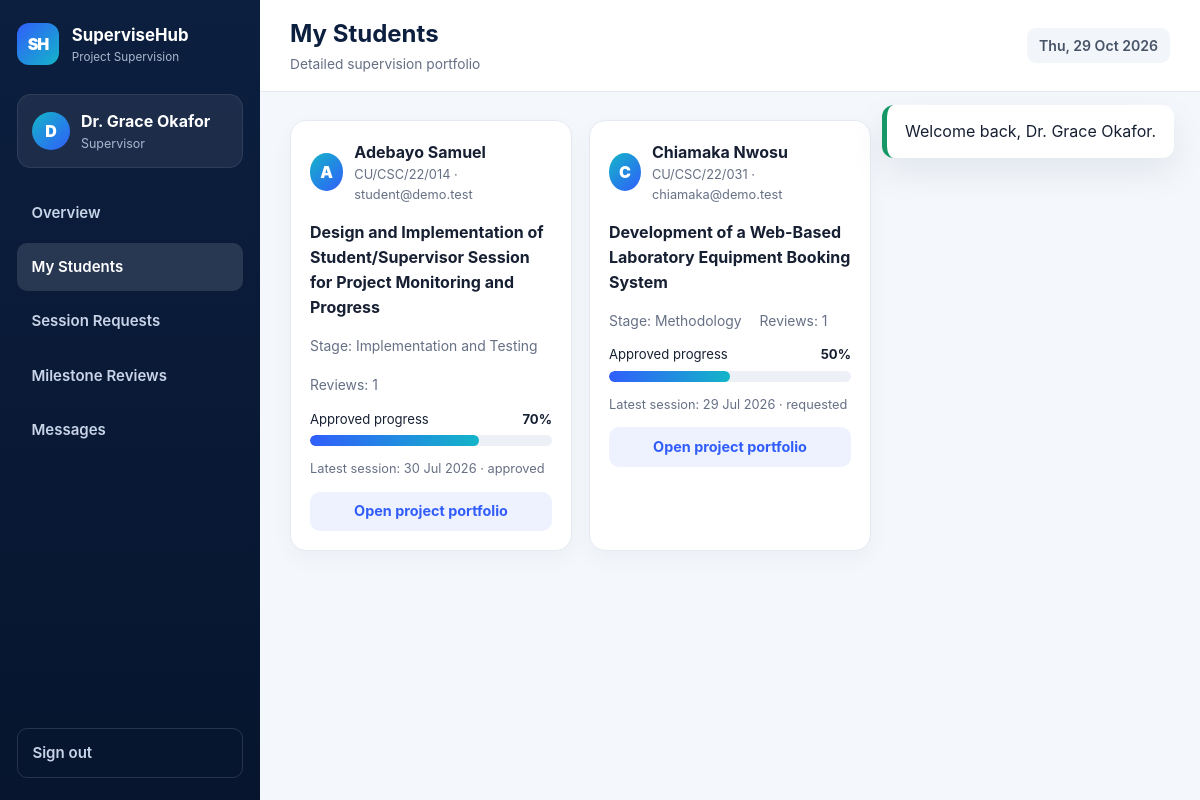
Page /index.php?page=supervisor-students (signed in) on the committed database.
### tables this page shows
CREATE TABLE projects (
 id INT UNSIGNED AUTO_INCREMENT PRIMARY KEY,
 student_id INT UNSIGNED NOT NULL,
 supervisor_id INT UNSIGNED NULL,
 title VARCHAR(300) NOT NULL,
 abstract TEXT NULL,
 current_stage VARCHAR(100) NOT NULL DEFAULT 'Proposal',
 status VARCHAR(30) NOT NULL DEFAULT 'active',
 start_date DATE NULL,
 due_date DATE NULL,
 created_at DATETIME NOT NULL DEFAULT CURRENT_TIMESTAMP,
 updated_at DATETIME NULL DEFAULT NULL ON UPDATE CURRENT_TIMESTAMP,
 UNIQUE KEY uq_student_project(student_id),
 CONSTRAINT fk_projects_student FOREIGN KEY(student_id) REFERENCES users(id) ON DELETE CASCADE,
 CONSTRAINT fk_projects_supervisor FOREIGN KEY(supervisor_id) REFERENCES users(id) ON DELETE SET NULL,
 INDEX idx_projects_supervisor(supervisor_id), INDEX idx_projects_status(status)
);

CREATE TABLE users (
 id INT UNSIGNED AUTO_INCREMENT PRIMARY KEY,
 full_name VARCHAR(120) NOT NULL,
 email VARCHAR(160) NOT NULL UNIQUE,
 password_hash VARCHAR(255) NOT NULL,
 role VARCHAR(20) NOT NULL,
 matric_no VARCHAR(50) NULL UNIQUE,
 staff_no VARCHAR(50) NULL UNIQUE,
 department VARCHAR(160) NULL,
 status VARCHAR(20) NOT NULL DEFAULT 'active',
 created_at DATETIME NOT NULL DEFAULT CURRENT_TIMESTAMP,
 updated_at DATETIME NULL DEFAULT NULL ON UPDATE CURRENT_TIMESTAMP,
 INDEX idx_users_role_status(role,status)
);

CREATE TABLE sessions (
 id INT UNSIGNED AUTO_INCREMENT PRIMARY KEY,
 project_id INT UNSIGNED NOT NULL,
 requested_by INT UNSIGNED NOT NULL,
 scheduled_at DATETIME NOT NULL,
 mode VARCHAR(20) NOT NULL DEFAULT 'physical',
 venue_or_link VARCHAR(255) NULL,
 agenda TEXT NOT NULL,
 status VARCHAR(30) NOT NULL DEFAULT 'requested',
 supervisor_feedback TEXT NULL,
 decisions TEXT NULL,
 action_items TEXT NULL,
 next_session_date DATETIME NULL,
 completed_at DATETIME NULL,
 created_at DATETIME NOT NULL DEFAULT CURRENT_TIMESTAMP,
 updated_at DATETIME NULL DEFAULT NULL ON UPDATE CURRENT_TIMESTAMP,
 CONSTRAINT fk_sessions_project FOREIGN KEY(project_id) REFERENCES projects(id) ON DELETE CASCADE,
 CONSTRAINT fk_sessions_requester FOREIGN KEY(requested_by) REFERENCES users(id) ON DELETE CASCADE,
 INDEX idx_sessions_project_status(project_id,status), INDEX idx_sessions_scheduled(scheduled_at)
);

### index.php (called while the page is built, shortened)
<?php
require __DIR__ . '/includes/bootstrap.php';
$page = $_GET['page'] ?? (is_logged_in() ? dashboard_page(current_user()['role']) : 'home');
$routes = [
 'home'=>'home.php','login'=>'login.php','register'=>'register.php',
 'student-dashboard'=>'student_dashboard.php','student-sessions'=>'student_sessions.php','student-milestones'=>'student_milestones.php','student-documents'=>'student_documents.php',
 'supervisor-dashboard'=>'supervisor_dashboard.php','supervisor-students'=>'supervisor_students.php','supervisor-project'=>'supervisor_project.php','supervisor-sessions'=>'supervisor_sessions.php','supervisor-milestones'=>'supervisor_milestones.php',
 'admin-dashboard'=>'admin_dashboard.php','admin-users'=>'admin_users.php','admin-assignments'=>'admin_assignments.php','admin-projects'=>'admin_projects.php','admin-reports'=>'admin_reports.php',
 'messages'=>'messages.php'
];
include __DIR__ . '/views/' . $routes[$page];

### includes/functions.php (called while the page is built, shortened)
<?php
function e(?string $value): string { return htmlspecialchars($value ?? '', ENT_QUOTES, 'UTF-8'); }
function url(string $path = ''): string {
    global $config;
    return $config['base_url'] . ($path ? '/' . ltrim($path, '/') : '');
}
function current_user(): ?array { return $_SESSION['user'] ?? null; }
function db_one(string $sql, array $params = []): ?array {
    global $pdo; $st = $pdo->prepare($sql); $st->execute($params); $r = $st->fetch(); return $r ?: null;
}
function db_all(string $sql, array $params = []): array {
    global $pdo; $st = $pdo->prepare($sql); $st->execute($params); return $st->fetchAll();
}
function format_date(?string $value, string $format = 'd M Y, h:i A'): string {
    if (!$value) return 'Not set'; return date($format, strtotime($value));
}
function progress_for_project(int $projectId): int {
    global $pdo;
    $st = $pdo->prepare("SELECT COALESCE(SUM(CASE WHEN status='approved' THEN weight ELSE 0 END),0) AS earned, COALESCE(SUM(weight),0) AS total FROM milestones WHERE project_id=?");
    $st->execute([$projectId]); $r = $st->fetch();
    return min(100, (int)round(((float)$r['earned'] / (float)$r['total']) * 100));
}

### config/app.php (called while the page is built)
<?php
return [
    'name' => getenv('APP_NAME') ?: 'SuperviseHub',
    'institution' => getenv('INSTITUTION_NAME') ?: 'Crawford University',
    'department' => getenv('DEPARTMENT_NAME') ?: 'Department of Computer Science',
    'base_url' => rtrim(getenv('APP_URL') ?: 'http://localhost:8000', '/'),
    'timezone' => getenv('APP_TIMEZONE') ?: 'Africa/Lagos',
    'upload_dir' => dirname(__DIR__) . '/uploads',
    'max_upload_bytes' => 5 * 1024 * 1024,
];

### includes/bootstrap.php (called while the page is built, shortened)
<?php
$config = require dirname(__DIR__) . '/config/app.php';
date_default_timezone_set($config['timezone']);
require dirname(__DIR__) . '/config/database.php';
require __DIR__ . '/functions.php';

### views/supervisor_students.php (the view)
<?php require_role('supervisor');$pageTitle='My Students';$pageSubtitle='Detailed supervision portfolio';$projects=db_all("SELECT p.*,u.full_name student_name,u.email,u.matric_no FROM projects p JOIN users u ON u.id=p.student_id WHERE p.supervisor_id=? ORDER BY u.full_name",[current_user()['id']]);include __DIR__.'/../includes/layout_top.php'; ?>
<div class="student-grid"><?php foreach($projects as $p):$progress=progress_for_project((int)$p['id']);$last=db_one("SELECT scheduled_at,status FROM sessions WHERE project_id=? ORDER BY scheduled_at DESC LIMIT 1",[$p['id']]);$pending=(int)(db_one("SELECT COUNT(*) c FROM milestones WHERE project_id=? AND status='submitted'",[$p['id']])['c']??0);?><article class="student-card"><div class="student-head"><div class="avatar"><?= e(strtoupper(substr($p['student_name'],0,1))) ?></div><div><h3><?= e($p['student_name']) ?></h3><p><?= e($p['matric_no']) ?> · <?= e($p['email']) ?></p></div></div><p><strong><?= e($p['title']) ?></strong></p><div class="meta-row"><span>Stage: <?= e($p['current_stage']) ?></span><span>Reviews: <?= $pending ?></span></div><div class="kpi-bar"><span>Approved progress</span><strong><?= $progress ?>%</strong></div><div class="progress-track"><div class="progress-bar" data-progress="<?= $progress ?>"></div></div><p class="hint">Latest session: <?= $last?e(format_date($last['scheduled_at'],'d M Y').' · '.$last['status']):'None recorded' ?></p><a class="button small secondary w-full" href="<?= e(url('index.php?page=supervisor-project&id='.(int)$p['id'])) ?>">Open project portfolio</a></article><?php endforeach; ?></div>
<?php include __DIR__.'/../includes/layout_bottom.php'; ?>

### assets/css/app.css (style rules this page uses)
:root { --navy:#0c1f3f;--navy2:#132c55;--blue:#315efb;--cyan:#13b5c8;--bg:#f4f7fb;--card:#fff;--text:#172033;--muted:#667085;--line:#e5eaf2;--success:#159766;--warning:#d88700;--danger:#d64545;--shadow:0 14px 35px rgba(17,36,75,.08) }
* { box-sizing:border-box }
html { scroll-behavior:smooth }
body { margin:0;font-family:Inter,Segoe UI,Arial,sans-serif;color:var(--text);background:var(--bg);line-height:1.55 }
a { text-decoration:none;color:inherit }
.button,.btn { display:inline-flex;align-items:center;justify-content:center;gap:.45rem;border:0;border-radius:10px;background:var(--blue);color:#fff;padding:.78rem 1.1rem;font-weight:700;box-shadow:0 8px 18px rgba(49,94,251,.2) }
.button.secondary,.btn.secondary { background:#eef2ff;color:var(--blue);box-shadow:none }
.button.small,.btn.small { padding:.55rem .8rem;font-size:.9rem }
.hint { font-size:.8rem;color:var(--muted) }
.app-shell { display:grid;grid-template-columns:260px 1fr;min-height:100vh }
.avatar { width:38px;height:38px;border-radius:50%;display:grid;place-items:center;background:linear-gradient(135deg,var(--cyan),var(--blue));font-weight:900 }
.progress-track { height:11px;background:#edf1f7;border-radius:999px;overflow:hidden }
.progress-bar { height:100%;width:0;background:linear-gradient(90deg,var(--blue),var(--cyan));border-radius:inherit;transition:width .8s ease }
.meta-row { display:flex;gap:18px;flex-wrap:wrap;color:var(--muted);font-size:.87rem }
.student-grid { display:grid;grid-template-columns:repeat(3,1fr);gap:17px }
.student-card { background:#fff;border:1px solid var(--line);border-radius:16px;padding:19px;box-shadow:0 8px 22px rgba(17,36,75,.04) }
.student-head { display:flex;align-items:center;gap:11px;margin-bottom:13px }
.student-head .avatar { color:#fff }
.student-head h3 { margin:0;font-size:1rem }
.student-head p { margin:0;color:var(--muted);font-size:.8rem }
.kpi-bar { display:flex;justify-content:space-between;font-size:.82rem;margin:12px 0 6px }
.w-full { width:100% }

### rows in the picture
projects: student.full_name "A", student.full_name "Adebayo Samuel", student.matric_no "CU/CSC/22/014", student.email "student@demo.test", title "Design and Implementation of Student/Supervisor Session for Project Monitoring and Progress", current_stage "Implementation and Testing", id "1", progress "70", sessions.scheduled_at+status "30 Jul 2026 · approved"
projects: student.full_name "C", student.full_name "Chiamaka Nwosu", student.matric_no "CU/CSC/22/031", student.email "chiamaka@demo.test", title "Development of a Web-Based Laboratory Equipment Booking System", current_stage "Methodology", pending "1", progress "50", sessions.scheduled_at+status "29 Jul 2026 · requested"

### other values in the picture
$config['name'] "SuperviseHub"
substr($user['full_name'],0,1) "D"
$user['full_name'] "Dr. Grace Okafor"
$user['role'] "Supervisor"
$pageTitle "My Students"
$pageSubtitle "Detailed supervision portfolio"
$f['message'] "Welcome back, Dr. Grace Okafor."
